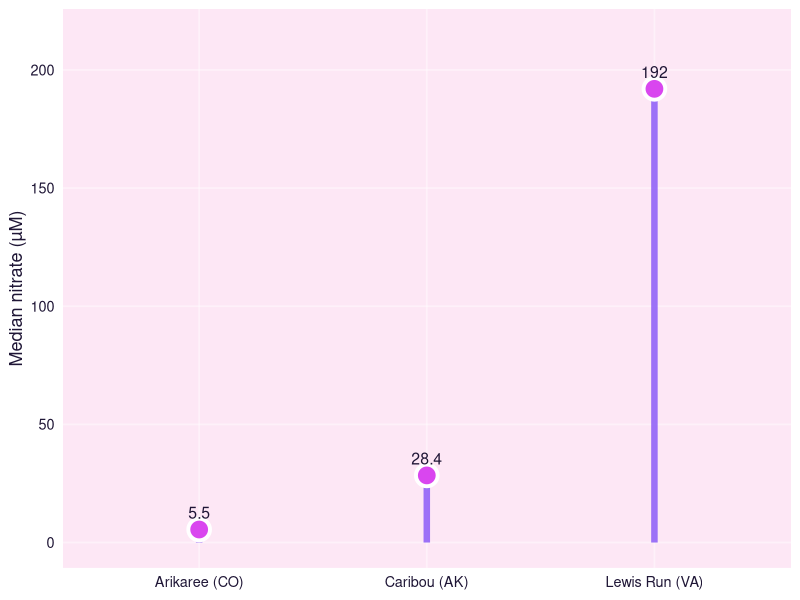

R code for this plot:
## ---- chunk 1
#| label: fig-nitrate
#| fig-cap: "Nitrate contrasts by site (median, µM)."
#| echo: false
library(ggplot2)

# data (swap to your own if needed)
med <- data.frame(
  site = c("Arikaree (CO)","Caribou (AK)","Lewis Run (VA)"),
  nitrate_median_uM = c(5.5, 28.4, 192.0)
)

# on-brand colours
violet  <- "#8b5cf6"
fuchsia <- "#d946ef"
ink     <- "#1f1636"   # axis/text colour
panel   <- "#fde7f5"   # soft blush panel
grid    <- "#ffffff66" # light grid

ggplot(med, aes(x = reorder(site, nitrate_median_uM),
                y = nitrate_median_uM)) +
  geom_segment(aes(xend = site, y = 0, yend = nitrate_median_uM),
               linewidth = 2.2, colour = violet, alpha = .85) +
  geom_point(size = 6, colour = "white",
             fill = fuchsia, shape = 21, stroke = 2) +
  geom_text(aes(label = nitrate_median_uM),
            vjust = -0.9, size = 4, colour = ink) +
  coord_cartesian(ylim = c(0, max(med$nitrate_median_uM) * 1.12)) +
  labs(x = NULL, y = "Median nitrate (µM)") +
  theme_minimal(base_size = 13) +
  theme(
    panel.background = element_rect(fill = panel, color = NA),
    plot.background  = element_rect(fill = "transparent", color = NA),
    panel.grid.major = element_line(color = grid),
    panel.grid.minor = element_blank(),
    axis.title       = element_text(color = ink),
    axis.text        = element_text(color = ink)
  )

## ---- chunk 2
#| label: tbl-nitrate
#| tbl-cap: "Compact summary of site medians (µM), days measured, and share of total."
#| echo: false
#| message: false
#| warning: false
library(tibble)
library(dplyr)
library(scales)

violet <- "#8b5cf6"   
blush  <- "#fde7f5"   

tbl <- tibble(
  site          = c("Arikaree (CO)", "Caribou (AK)", "Lewis Run (VA)"),
  median_uM     = c(5.5, 28.4, 192.0),
  days_measured = c(120, 110, 118),
  pct_high_days = c(0.18, 0.05, 0.26)   
) |>
  mutate(share_of_total = median_uM / sum(median_uM)) |>
  transmute(
    Site = site,
    `Median (µM)`   = number(median_uM, accuracy = 0.1),
    `Days measured` = days_measured,
    `High days`     = percent(pct_high_days, accuracy = 1),
    `Share of total`= percent(share_of_total, accuracy = 1)
  )

#pretty table
if (requireNamespace("kableExtra", quietly = TRUE)) {
  knitr::kable(tbl, align = c("l","r","r","r","r")) |>
    kableExtra::kable_styling(full_width = FALSE, bootstrap_options = c("condensed","striped")) |>
    kableExtra::row_spec(0, background = blush, color = violet, bold = TRUE)
} else {
  knitr::kable(tbl, align = c("l","r","r","r","r"))
}
